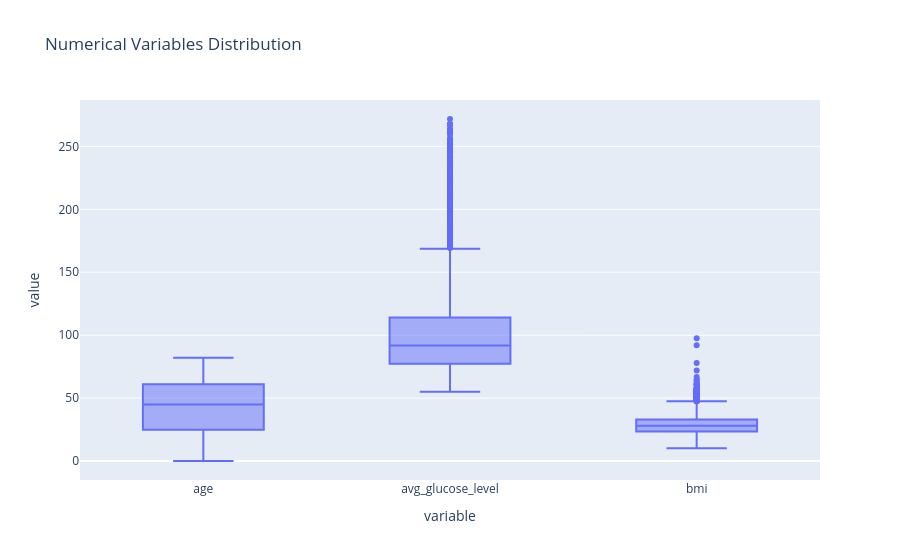

The notebook cell saved with this chart:
### Code cell
fig = px.box(
    df,
    y=['age', 'avg_glucose_level', 'bmi'],
    title='Numerical Variables Distribution',
)
fig.show()

### Figure 1 — Plotly figure (JSON) as saved in the notebook; plotly's stock layout.template omitted (floating-point values rounded to 4 significant figures; data arrays with more than 128 entries replaced by an {"elided": "..."} marker saying what was removed)
{"data": [{"alignmentgroup": "True", "hovertemplate": "variable=%{x}<br>value=%{y}<extra></extra>", "legendgroup": "", "marker": {"color": "#636efa"}, "name": "", "notched": false, "offsetgroup": "", "orientation": "v", "showlegend": false, "type": "box", "x": {"elided": "15330 str values"}, "x0": " ", "xaxis": "x", "y": {"elided": "15330 float values"}, "y0": " ", "yaxis": "y"}], "layout": {"boxmode": "group", "legend": {"tracegroupgap": 0}, "title": {"text": "Numerical Variables Distribution"}, "xaxis": {"anchor": "y", "domain": [0, 1], "title": {"text": "variable"}}, "yaxis": {"anchor": "x", "domain": [0, 1], "title": {"text": "value"}}}}
